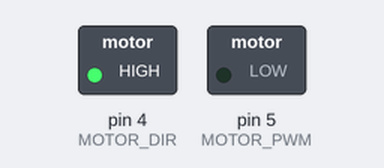
Simulated run of this sketch. Board: Arduino Uno, built with avr-gcc and run on an emulated ATmega328P. On the bench: switched loads named in the sketch (green lamp = pin HIGH). What the sketch prints to the serial monitor is not drawn.

Above: at 0.05 s.
At 3.2 s:
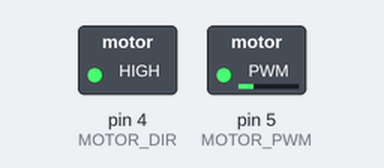
At 6.4 s:
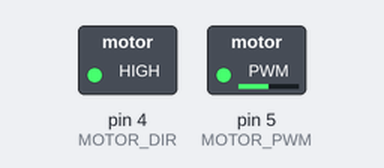
At 12.75 s:
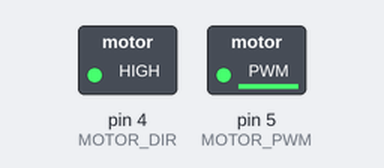
Timing chart, 0 to 14.7 s (numbered marks = the images above):
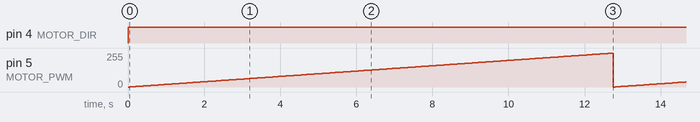

The sketch:

M-car_control.ino
```cpp
#define MOTOR_DIR 4
#define MOTOR_PWM 5
void setup() {
  // put your setup code here, to run once:
Serial.begin(115200);
pinMode(MOTOR_DIR,OUTPUT);
pinMode(MOTOR_PWM,OUTPUT);
}
void motor_control(int direction,int speed)
{
  digitalWrite(MOTOR_DIR,direction);
  analogWrite(MOTOR_PWM,speed);
}
void loop() {
  // put your main code here, to run repeatedly:
Serial.println("Motor control");
int i;
for(i=0;i <255; i++)
 {
   motor_control(1,i);
   delay(50);
 }
}
```

Measured:
- by itself, pin 4 (MOTOR_DIR): LOW → HIGH at 0.00 s
- by itself, pin 5 (MOTOR_PWM): ramps from 0/255 to 254/255 and jumps back, once every 12.8 s
